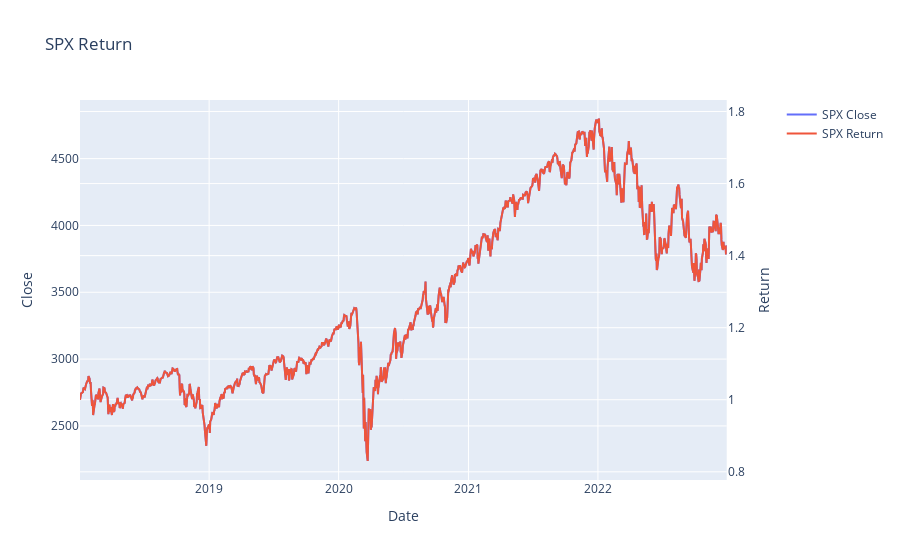

The code cell stored with this chart in its notebook:
### Code cell
fig = make_subplots(specs=[[{"secondary_y": True}]])


fig.add_trace(
    go.Scatter(x=spx_df['date'], y=spx_df['close'], name="SPX Close"),
    secondary_y=False,
)

fig.add_trace(
    go.Scatter(x=spx_df['date'], y=spx_df['cum_ret'], name="SPX Return"),
    secondary_y=True,
)

fig.update_layout(title_text="SPX Return")
fig.update_xaxes(title_text="Date")
fig.update_yaxes(title_text="Close", secondary_y=False)
fig.update_yaxes(title_text="Return", secondary_y=True)
fig

### Figure 1 — Plotly figure (JSON) as saved in the notebook; plotly's stock layout.template omitted (floating-point values rounded to 4 significant figures; data arrays with more than 128 entries replaced by an {"elided": "..."} marker saying what was removed)
{"data": [{"name": "SPX Close", "type": "scatter", "x": {"elided": "1259 str values"}, "xaxis": "x", "y": {"elided": "1259 float values"}, "yaxis": "y"}, {"name": "SPX Return", "type": "scatter", "x": {"elided": "1259 str values"}, "xaxis": "x", "y": {"elided": "1259 float values"}, "yaxis": "y2"}], "layout": {"title": {"text": "SPX Return"}, "xaxis": {"anchor": "y", "domain": [0, 0.94], "title": {"text": "Date"}}, "yaxis": {"anchor": "x", "domain": [0, 1], "title": {"text": "Close"}}, "yaxis2": {"anchor": "x", "overlaying": "y", "side": "right", "title": {"text": "Return"}}}}
